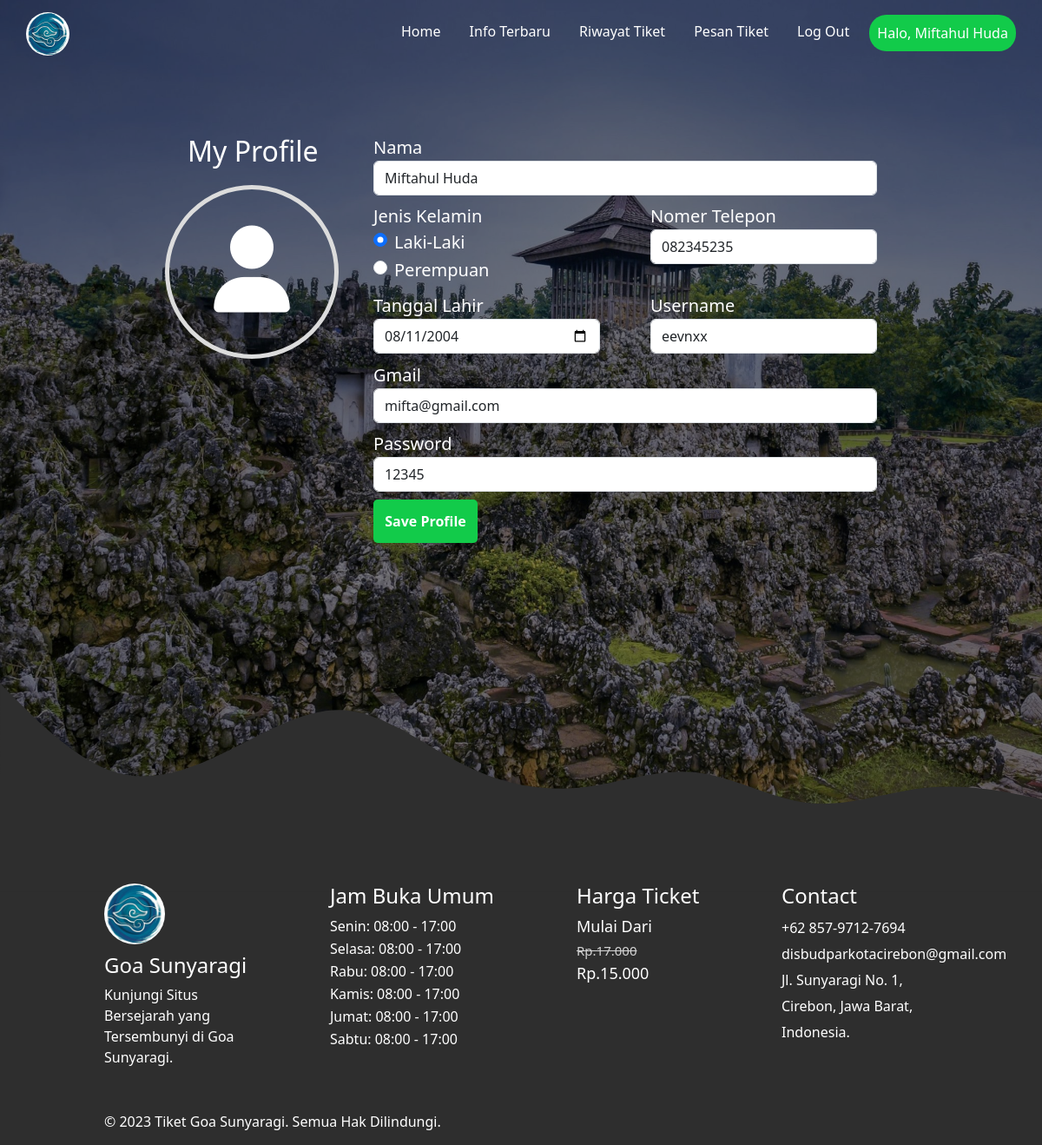
Page /user/profile.php (signed in) on the committed database.
### tables this page shows
CREATE TABLE `tbl_user` (
  `id_user` int(11) NOT NULL,
  `nama` varchar(50) NOT NULL,
  `jenis_kelamin` varchar(20) NOT NULL,
  `no_telp` varchar(15) NOT NULL,
  `tgl_lahir` date NOT NULL,
  `username` varchar(30) NOT NULL,
  `gmail` varchar(70) NOT NULL,
  `password` varchar(50) NOT NULL
);

### user/profile.php (the view, shortened to what this page needs)
<?php
require_once "../function.php";
$query = mysqli_query($db, "SELECT * FROM tbl_user WHERE id_user = '$_SESSION[id_user]'");
$user = $query -> fetch_array();
?>
<!DOCTYPE html>
<html lang="en">
  <head>
    <link href="https://cdn.jsdelivr.net/npm/bootstrap@5.3.0/dist/css/bootstrap.min.css" rel="stylesheet" />
    <link rel="stylesheet" href="style7.css" />
  </head>
  <body>
    <div class="page1">
      <div class="logo">
        <img src="../assets/logo1.jpg" />
        <ul>
          <a href="index.php">Home</a>
          <a href="info_terbaru.php">Info Terbaru</a>
          <a href="riwayat.php">Riwayat Tiket</a>
          <a href="pesan.php">Pesan Tiket</a>
          <a data-bs-toggle="modal" data-bs-target="#exampleModal" style="cursor: pointer; color: white">Log Out</a>
          <a href="#">Halo, <?= "$user[nama]" ?></a>
        </ul>
      </div>
      <form action="" method="post">
        <div class="container">
          <div class="foto-profile">
            <h2>My Profile</h2>
            <div class="border-profile">
              <i class="fa-solid fa-user"></i>
            </div>
          </div>
          <div class="data-diri">
            <div class="form">
              <div class="bagian">
                <label for="name">Nama</label><br />
                <input type="text" name="nama" id="name" class="form-control input" value="<?= "$user[nama]" ?>" />
              </div>
            </div>
            <div class="form">
              <div class="bagian">
                <label for="">Jenis Kelamin</label>
                <div class="form-check">
                  <input type="radio" name="gender" id="flexRadioDefault1" value="Laki-laki" class="form-check-input" <?php if($user['jenis_kelamin'] == 'Laki-laki') echo"checked='checked'" ?>/>
                  <label class="form-check-label" for="flexRadioDefault1"> Laki-Laki </label>
                </div>
                <div class="form-check">
                  <input type="radio" name="gender" id="flexRadioDefault2" value="Perempuan" class="form-check-input" <?php if($user['jenis_kelamin'] == 'Perempuan') echo"checked='checked'" ?> />
                  <label class="form-check-label" for="flexRadioDefault2"> Perempuan </label>
                </div>
              </div>
              <div class="bagian">
                <label for="">Nomer Telepon</label><br />
                <input type="number" name="nohp" id="nohp" class="form-control input" value="<?= "$user[no_telp]" ?>" />
              </div>
            </div>
            <div class="form">
              <div class="bagian">
                <label for="tgl_lahir">Tanggal Lahir</label><br />
                <input type="date" name="tgl_lahir" id="tgl_lahir" class="form-control input" value="<?= "$user[tgl_lahir]" ?>" />
              </div>
              <div class="bagian">
                <label for="username">Username</label><br />
                <input type="text" name="username" id="username" class="form-control input" value="<?= "$user[username]" ?>" />
              </div>
            </div>
            <div class="form">
              <div class="bagian">
                <label for="gmail">Gmail</label><br />
                <input type="email" name="gmail" id="gmail" class="form-control input" value="<?= "$user[gmail]" ?>" />
              </div>
            </div>
            <div class="form">
              <div class="bagian">
                <label for="password">Password</label><br />
                <input type="text" name="password" id="password" class="form-control input" value="<?= "$user[password]" ?>" />
              </div>
            </div>
            <div class="form">
              <div class="bagian">
                <button type="submit">Save Profile</button>
              </div>
            </div>
          </div>
        </div>
      </form>
    </div>
    <footer class="page6">
      <div class="pembungkus">
        <div class="content">
          <img src="../assets/logo1.jpg" alt="" />
          <h4>Goa Sunyaragi</h4>
          Kunjungi Situs Bersejarah yang Tersembunyi di Goa Sunyaragi.
        </div>
        <div class="content">
          <h4>Jam Buka Umum</h4>
          Senin: 08:00 - 17:00 <br />
          Selasa: 08:00 - 17:00 <br />
          Rabu: 08:00 - 17:00 <br />
          Kamis: 08:00 - 17:00 <br />
          Jumat: 08:00 - 17:00 <br />
          Sabtu: 08:00 - 17:00
        </div>
        <div class="content">
          <h4>Harga Ticket</h4>
          Mulai Dari <br />
          <span>Rp.17.000</span><br />
          Rp.15.000
        </div>
        <div class="content">
          <h4>Contact</h4>
          +62 857-9712-7694 <br />
          disbudparkotacirebon@gmail.com <br />
          Jl. Sunyaragi No. 1, Cirebon, Jawa Barat, Indonesia.
        </div>
      </div>
      <div class="copyright">© 2023 Tiket Goa Sunyaragi. Semua Hak Dilindungi.</div>
    </footer>
  </body>
</html>

### user/style7.css (style rules this page uses)
@media (min-width: 992px) and (max-width: 1400px) { body::before { content: ''; background-image: url(../assets/goa2.jpg); background-size: cover; width: 100%; height: 125vh; filter: brightness(0.5); position: absolute; top: 0; left: 0; z-index: -9999; } }
@media (min-width: 992px) and (max-width: 1400px) { .page1 { width: 100%; height: 100vh; margin-bottom: -40px; } }
@media (min-width: 992px) and (max-width: 1400px) { ul { width: 750px; justify-content: space-between; display: flex; } }
@media (min-width: 992px) and (max-width: 1400px) { ul a:nth-child(6) { margin-top: 3px; color: white; background-color: #12cb4a; border-radius: 20px; padding: 9px; } }
@media (min-width: 992px) and (max-width: 1400px) { .page1 .logo { width: 95vw; margin: auto; display: flex; justify-content: space-between; padding-top: 14px; } }
@media (min-width: 992px) and (max-width: 1400px) { ul a { color: white; text-decoration: none; padding: 10px; transition: all 0.3s ease-in-out; } }
@media (min-width: 992px) and (max-width: 1400px) { .logo img { border-radius: 100px; height: 50px; width: 50px; } }
@media (min-width: 992px) and (max-width: 1400px) { .container { width: 80%; height: 550px; display: flex; justify-content: space-between; padding: 40px 70px; margin-top: 40px; } }
@media (min-width: 992px) and (max-width: 1400px) { .container .foto-profile { flex: 1; padding-right: 40px; color: white; } }
@media (min-width: 992px) and (max-width: 1400px) { .foto-profile h2 { padding-left: 26px; margin-bottom: 20px; } }
@media (min-width: 992px) and (max-width: 1400px) { .container .foto-profile .border-profile { font-size: 100px; border: 5px solid gainsboro; width: 200px; height: 200px; line-height: 200px; text-align: center; border-radius: 50%; color: white; } }
@media (min-width: 992px) and (max-width: 1400px) { .border-profile i { transform: translateY(-10px); } }
@media (min-width: 992px) and (max-width: 1400px) { .container .data-diri { display: flex; flex-direction: column; height: 100%; flex: 3; justify-content: space-between; } }
@media (min-width: 992px) and (max-width: 1400px) { .form { display: flex; justify-content: space-between; } }
@media (min-width: 992px) and (max-width: 1400px) { .form .bagian { width: 45%; } }
@media (min-width: 992px) and (max-width: 1400px) { .form:nth-child(1) .bagian, .form:nth-child(4) .bagian, .form:nth-child(5) .bagian { width: 100%; } }
@media (min-width: 992px) and (max-width: 1400px) { .form label { color: white; font-size: 20px; } }
@media (min-width: 992px) and (max-width: 1400px) { .form .input { height: 40px; } }
@media (min-width: 992px) and (max-width: 1400px) { .form button { width: 120px; height: 50px; background-color: #12cb4a; color: white; font-weight: 650; border: none; border-radius: 5px; transition: 0.3s ease; } }
@media (min-width: 992px) and (max-width: 1400px) { .page6 { background-color: #2e2e2e; margin-top: -10px; color: white; } }
@media (min-width: 992px) and (max-width: 1400px) { .page6 .pembungkus { width: 80vw; display: flex; justify-content: space-between; margin: auto; margin-bottom: 50px; } }
@media (min-width: 992px) and (max-width: 1400px) { .pembungkus .content:nth-child(1) { width: 15vw; } }
@media (min-width: 992px) and (max-width: 1400px) { .pembungkus .content:nth-child(2) { width: 17vw; line-height: 26px; } }
@media (min-width: 992px) and (max-width: 1400px) { .pembungkus .content:nth-child(3) { width: 13vw; font-size: 18px; } }
@media (min-width: 992px) and (max-width: 1400px) { .content:nth-child(3) span { font-size: 15px; color: lightgray; text-decoration: line-through lightgray; } }
@media (min-width: 992px) and (max-width: 1400px) { .pembungkus .content:nth-child(4) { width: 15vw; line-height: 30px; } }
@media (min-width: 992px) and (max-width: 1400px) { .content:nth-child(1) img { width: 70px; height: 70px; border-radius: 100px; margin-bottom: 10px; } }
@media (min-width: 992px) and (max-width: 1400px) { .page6 .copyright { width: 80vw; margin: auto; padding-bottom: 15px; } }

### rows in the picture
tbl_user: nama "Miftahul Huda", jenis_kelamin "☑ Laki-Laki", jenis_kelamin "☐ Perempuan", nohp "082345235", tgl_lahir "08/11/2004", username "eevnxx", gmail "mifta@gmail.com", password "12345"
